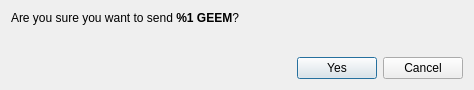
<?xml version="1.0" encoding="UTF-8"?>
<ui version="4.0">
 <class>ConfirmSendDialog</class>
 <widget class="QDialog" name="ConfirmSendDialog">
  <property name="windowModality">
   <enum>Qt::ApplicationModal</enum>
  </property>
  <property name="geometry">
   <rect>
    <x>0</x>
    <y>0</y>
    <width>474</width>
    <height>90</height>
   </rect>
  </property>
  <property name="windowTitle">
   <string>Confirm sending %1 GEEM</string>
  </property>
  <layout class="QVBoxLayout" name="verticalLayout">
   <item>
    <layout class="QVBoxLayout" name="verticalLayout_2">
     <item>
      <widget class="QLabel" name="m_confirmLabel">
       <property name="text">
        <string>&lt;html&gt;&lt;head/&gt;&lt;body&gt;&lt;p&gt;Are you sure you want to send &lt;strong&gt;%1 GEEM&lt;/strong&gt;?&lt;/p&gt;&lt;/body&gt;&lt;/html&gt;</string>
       </property>
       <property name="textFormat">
        <enum>Qt::RichText</enum>
       </property>
      </widget>
     </item>
     <item>
      <widget class="QLabel" name="m_paymentIdLabel">
       <property name="text">
        <string/>
       </property>
       <property name="textFormat">
        <enum>Qt::RichText</enum>
       </property>
      </widget>
     </item>
    </layout>
   </item>
   <item>
    <spacer name="verticalSpacer">
     <property name="orientation">
      <enum>Qt::Vertical</enum>
     </property>
     <property name="sizeHint" stdset="0">
      <size>
       <width>20</width>
       <height>40</height>
      </size>
     </property>
    </spacer>
   </item>
   <item>
    <layout class="QHBoxLayout" name="horizontalLayout_2">
     <item>
      <spacer name="horizontalSpacer">
       <property name="orientation">
        <enum>Qt::Horizontal</enum>
       </property>
       <property name="sizeHint" stdset="0">
        <size>
         <width>40</width>
         <height>20</height>
        </size>
       </property>
      </spacer>
     </item>
     <item>
      <widget class="QPushButton" name="m_okButton">
       <property name="text">
        <string>Yes</string>
       </property>
       <property name="icon">
        <iconset resource="../../resources.qrc">
         <normaloff>:/icons/transaction</normaloff>:/icons/transaction</iconset>
       </property>
      </widget>
     </item>
     <item>
      <widget class="QPushButton" name="m_cancelButton">
       <property name="text">
        <string>Cancel</string>
       </property>
       <property name="icon">
        <iconset resource="../../resources.qrc">
         <normaloff>:/icons/cancel</normaloff>:/icons/cancel</iconset>
       </property>
      </widget>
     </item>
    </layout>
   </item>
  </layout>
 </widget>
 <resources>
  <include location="../../resources.qrc"/>
 </resources>
 <connections>
  <connection>
   <sender>m_okButton</sender>
   <signal>clicked()</signal>
   <receiver>ConfirmSendDialog</receiver>
   <slot>accept()</slot>
   <hints>
    <hint type="sourcelabel">
     <x>500</x>
     <y>62</y>
    </hint>
    <hint type="destinationlabel">
     <x>276</x>
     <y>44</y>
    </hint>
   </hints>
  </connection>
  <connection>
   <sender>m_cancelButton</sender>
   <signal>clicked()</signal>
   <receiver>ConfirmSendDialog</receiver>
   <slot>reject()</slot>
   <hints>
    <hint type="sourcelabel">
     <x>417</x>
     <y>62</y>
    </hint>
    <hint type="destinationlabel">
     <x>276</x>
     <y>44</y>
    </hint>
   </hints>
  </connection>
 </connections>
</ui>
